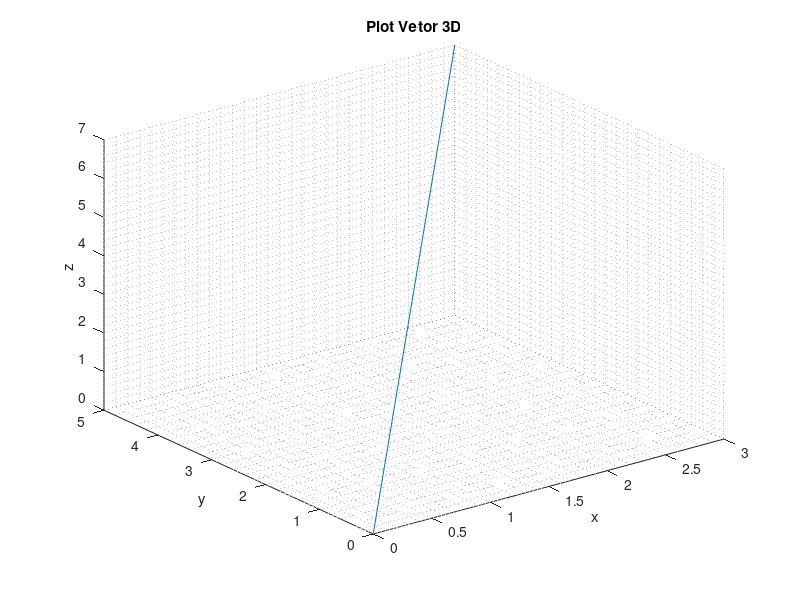

Write MATLAB code to recreate this figure.
close all; clc; clear all;
%% 
%     Curso do canal ExataMenteS
%     Aula 5 - Produto Escalar e Plot 2d/3d de vetores
%     Se inscreva no canal e nos ajude a crescer <3
%     Vamos melhorar o Brasil atráves da tecnologia :)
%     Instrutor: João Pinheiro
%%

% Plot 2D
% Metodo I
A = [ 0 1 ]
B = [ 0 5 ]
plot(A,B);
xlabel('x');
ylabel('y');
title('Plot Vetor 2D');
%{
% Metodo II
C = [1 5];
plotv(transpose(C));
xlabel('x');
ylabel('y');
title('Plot Vetor 2D');
%}

% Plot 3D
% Metodo I
A = [0 0 3];
B = [0 0 5];
C = [0 0 7];
plot3(A,B,C);
grid minor;
xlabel('x');
ylabel('y');
zlabel('z');
title('Plot Vetor 3D');

% Metodo II
M = [0 0 3;0 0 5;0 0 7];
plot3(M(1, :), M(2, :), M(3, :));
grid minor;
xlabel('x');
ylabel('y');
zlabel('z');
title('Plot Vetor 3D');
